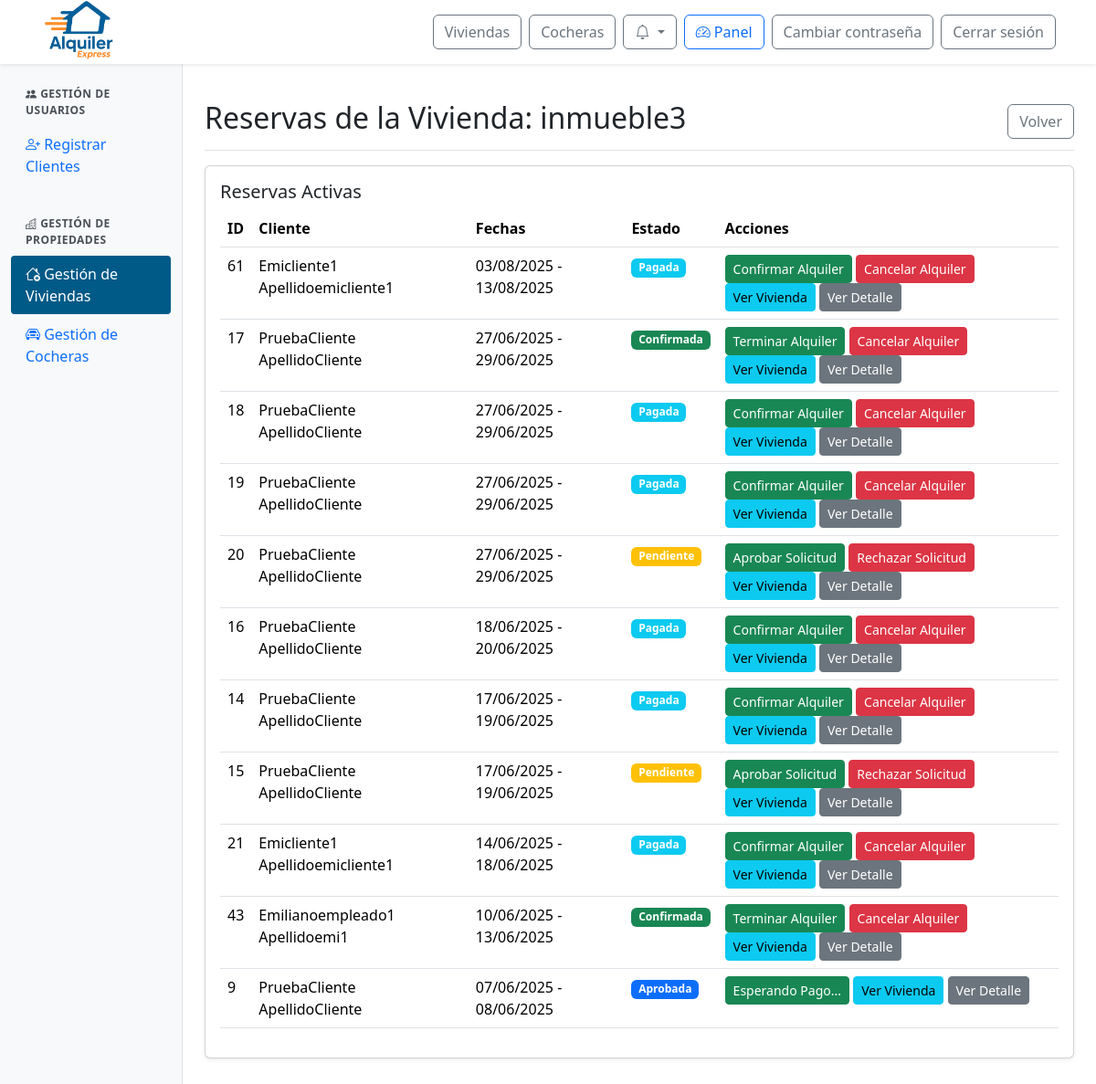
Before: /panel/inmuebles/reservas/3/ (signed in) with the older database file.
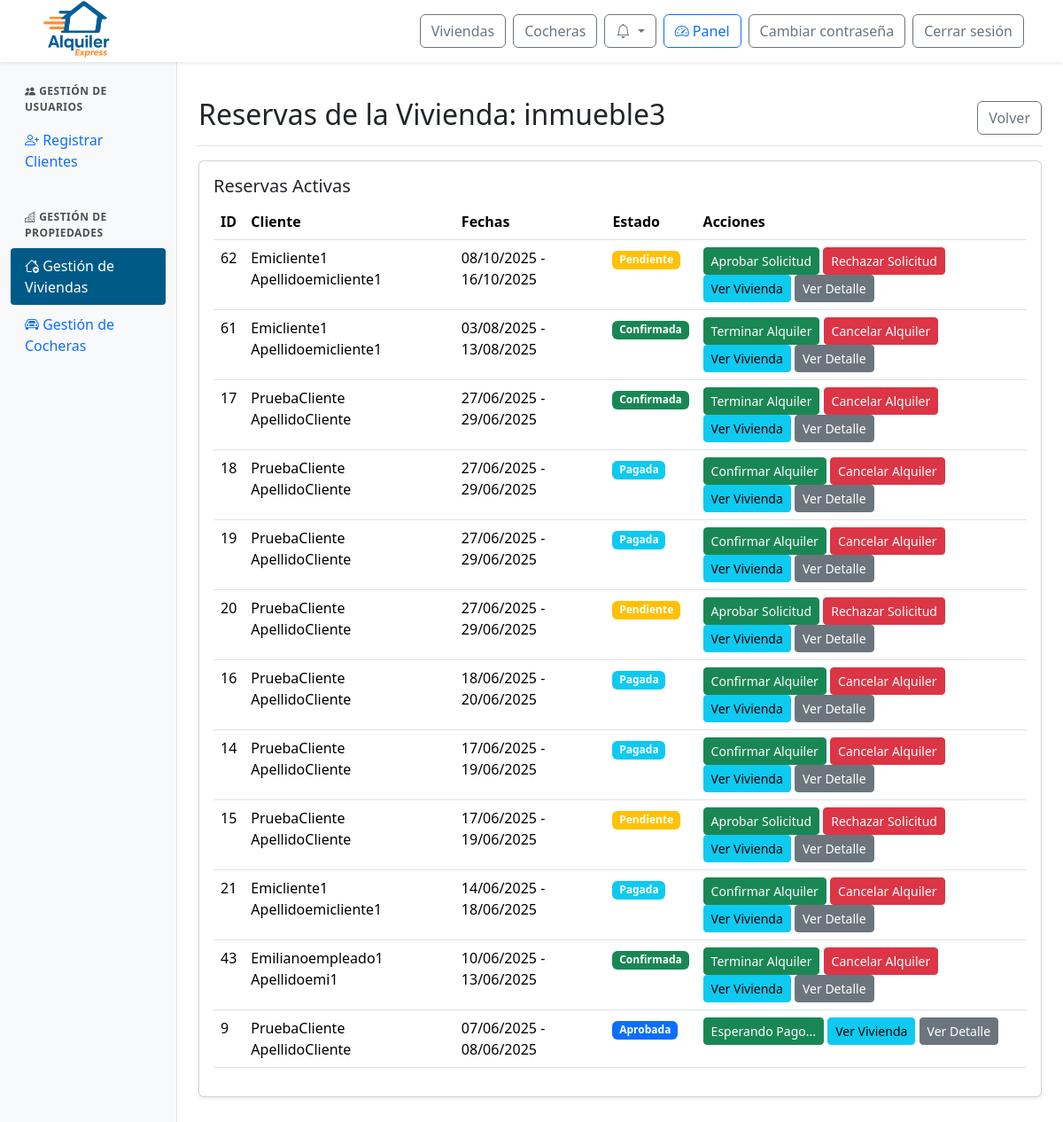
After: the same page with the newer database file.
### web/models.py (models this page shows, shortened)
class Inmueble(models.Model):
    id_inmueble = models.AutoField(primary_key=True)
    nombre = models.CharField(max_length=100, unique=True)
    ubicacion = models.TextField()
    provincia = models.ForeignKey(Provincia, on_delete=models.SET_NULL, null=True)
    ciudad = models.ForeignKey(Ciudad, on_delete=models.SET_NULL, null=True)
    descripcion = models.TextField()
    cantidad_banios = models.IntegerField()
    cantidad_ambientes = models.IntegerField()
    cantidad_camas = models.IntegerField()
    cantidad_huespedes = models.IntegerField()
    precio_por_dia = models.DecimalField(max_digits=10, decimal_places=2)
    politica_cancelacion = models.TextField()
    fecha_publicacion = models.DateField()
    cochera = models.ForeignKey(Cochera, null=True, blank=True, on_delete=models.SET_NULL)
    estado = models.ForeignKey(Estado, on_delete=models.SET_NULL, null=True)
    empleado = models.ForeignKey(Perfil, null=True, blank=True, on_delete=models.SET_NULL)
    minimo_dias_alquiler = models.PositiveIntegerField(default=1, verbose_name="Mínimo de días de alquiler")

class Reserva(models.Model):
    id_reserva = models.AutoField(primary_key=True)
    fecha_inicio = models.DateField()
    fecha_fin = models.DateField()
    precio_total = models.DecimalField(max_digits=10, decimal_places=2)
    estado = models.ForeignKey(Estado, on_delete=models.SET_NULL, null=True)  # Aquí está el estado FK
    inmueble = models.ForeignKey(Inmueble, null=True, blank=True, on_delete=models.SET_NULL)
    cochera = models.ForeignKey(Cochera, null=True, blank=True, on_delete=models.SET_NULL)
    descripcion = models.TextField()
    aprobada_en = models.DateTimeField(null=True, blank=True)

class ClienteInmueble(models.Model):
    id_cliente_inmueble = models.AutoField(primary_key=True)
    cliente = models.ForeignKey(Perfil, on_delete=models.CASCADE)  # FK a Perfil, no Usuario
    inmueble = models.ForeignKey(Inmueble, null=True, blank=True, on_delete=models.SET_NULL)
    cochera = models.ForeignKey(Cochera, null=True, blank=True, on_delete=models.SET_NULL)
    reserva = models.ForeignKey(Reserva, on_delete=models.CASCADE)

class Perfil(models.Model):
    id_perfil = models.AutoField(primary_key=True)
    usuario = models.OneToOneField(User, on_delete=models.CASCADE)
    dni = models.CharField(max_length=20)
    fecha_nacimiento = models.DateField(null=True, blank=True)

class Estado(models.Model):
    id_estado = models.AutoField(primary_key=True)
    nombre = models.CharField(max_length=100)

### web/views.py (the view)
# urls.py: path('panel/inmuebles/reservas/<int:id_inmueble>/', views.admin_inmuebles_reservas, name='admin_inmuebles_reservas'),
@login_required
@user_passes_test(is_admin_or_empleado)
def admin_inmuebles_reservas(request, id_inmueble):
    inmueble = get_object_or_404(Inmueble, id_inmueble=id_inmueble)
    reservas = Reserva.objects.filter(
        inmueble=inmueble,
        estado__nombre__in=["Pendiente", "Aprobada", "Pagada", "Confirmada"]
    ).order_by('-fecha_inicio')
    return render(request, 'admin/admin_inmuebles_reservas.html', {'inmueble': inmueble, 'reservas': reservas})

### web/context_processors.py (called while the page is built)
def notifications(request):
    if request.user.is_authenticated:
        try:
            return {
                'notificaciones': request.user.perfil.notificacion_set.order_by('-fecha_creacion')[:10],
                'notificaciones_no_leidas': request.user.perfil.notificacion_set.filter(leido=False).count()
            }
        except Exception:
            return {}
    return {}

def is_client_context(request):
    return {'is_client': is_client(request.user)}

### web/templatetags/user_groups.py (called while the page is built)
@register.filter(name='has_group')
def has_group(user, group_name):
    if not user.is_authenticated:
        return False
    return user.groups.filter(name=group_name).exists()

### web/views.py (called while the page is built)
def is_admin_or_empleado(user):
    return user.is_authenticated and (user.is_staff or user.groups.filter(name="empleado").exists())

def is_client(user):
    return user.is_authenticated and user.groups.filter(name="cliente").exists()

### web/templates/admin/admin_inmuebles_reservas.html (shortened to what this page needs)
{% extends 'admin/admin_base.html' %}
{% load static %}
{% block admin_content %}
<div class="d-flex justify-content-between flex-wrap flex-md-nowrap align-items-center pt-3 pb-2 mb-3 border-bottom">
  <h1 class="h2">Reservas de la Vivienda: {{ inmueble.nombre }}</h1>
  <a href="{% url 'admin_inmuebles' %}" class="btn btn-outline-secondary">Volver</a>
</div>
<div class="card shadow-sm mb-4">
  <div class="card-body">
    <h5 class="card-title">Reservas Activas</h5>
    <div class="table-responsive">
      <table class="table table-hover">
        <thead>
          <tr>
            <th>ID</th>
            <th>Cliente</th>
            <th>Fechas</th>
            <th>Estado</th>
            <th>Acciones</th>
          </tr>
        </thead>
        <tbody>
          {% for reserva in reservas %}
          <tr>
            <td>{{ reserva.id_reserva }}</td>
            <td>
              {% with relacion=reserva.clienteinmueble_set.first %}
                {% if relacion and relacion.cliente %}
                  {{ relacion.cliente.usuario.get_full_name|default:relacion.cliente.usuario.username }}
                {% else %}
                  Cliente no disponible
                {% endif %}
              {% endwith %}
            </td>
            <td>{{ reserva.fecha_inicio|date:"d/m/Y" }} - {{ reserva.fecha_fin|date:"d/m/Y" }}</td>
            <td>
              <span class="badge
                {% if reserva.estado.nombre == 'Confirmada' %}bg-success
                {% elif reserva.estado.nombre == 'Cancelada' %}bg-danger
                {% elif reserva.estado.nombre == 'Rechazada' %}bg-secondary
                {% elif reserva.estado.nombre == 'Pagada' %}bg-info
                {% elif reserva.estado.nombre == 'Aprobada' %}bg-primary
                {% elif reserva.estado.nombre == 'Pendiente' %}bg-warning
                {% elif reserva.estado.nombre == 'Finalizada' %}bg-dark
                {% else %}bg-warning{% endif %}">
                {{ reserva.estado.nombre }}
              </span>
            </td>
            <td>
              {% if reserva.estado.nombre == 'Pendiente' %}
                <button class="btn btn-sm btn-success" onclick="cambiarEstado('{{ reserva.id_reserva }}', 'Aprobada')">Aprobar Solicitud</button>
                <button class="btn btn-sm btn-danger" onclick="cambiarEstado('{{ reserva.id_reserva }}', 'Rechazada')">Rechazar Solicitud</button>
              {% elif reserva.estado.nombre == 'Aprobada' %}
                <button class="btn btn-sm btn-success">Esperando Pago...</button>
              {% elif reserva.estado.nombre == 'Pagada' %}
                <button class="btn btn-sm btn-success" onclick="cambiarEstado('{{ reserva.id_reserva }}', 'Confirmada')">Confirmar Alquiler</button>
                <button class="btn btn-sm btn-danger" onclick="cambiarEstado('{{ reserva.id_reserva }}', 'Cancelada')">Cancelar Alquiler</button>
              {% elif reserva.estado.nombre == 'Confirmada' %}
                <button class="btn btn-sm btn-success" onclick="cambiarEstado('{{ reserva.id_reserva }}', 'Finalizada')">Terminar Alquiler</button>
                <button class="btn btn-sm btn-danger" onclick="cambiarEstado('{{ reserva.id_reserva }}', 'Cancelada')">Cancelar Alquiler</button>
              {% endif %}
              <a href="{% url 'detalle_inmueble' inmueble.id_inmueble %}" class="btn btn-sm btn-info">Ver Vivienda</a>
              <a href="{% url 'ver_detalle_reserva' reserva.id_reserva %}" class="btn btn-sm btn-secondary">Ver Detalle</a>
            </td>
          </tr>
          {% empty %}
          <tr>
            <td colspan="5" class="text-center">No hay reservas activas</td>
          </tr>
          {% endfor %}
        </tbody>
      </table>
    </div>
  </div>
</div>
{% endblock %}

### web/templates/admin/admin_base.html (shortened to what this page needs)
{% extends 'base.html' %}
{% load static %}
{% load user_groups %}
{% block extra_css %}
<link href="https://cdn.jsdelivr.net/npm/bootstrap-icons/font/bootstrap-icons.css" rel="stylesheet">
<link rel="stylesheet" href="{% static 'css/admin.css' %}">
{% endblock %}
{% block content %}
<div class="container-fluid" style="margin-top: 70px;">
  <div class="row">
    <nav class="col-md-3 col-lg-2 d-md-block sidebar">
      <div class="position-sticky pt-3">
        {% if user.is_staff or user|has_group:"empleado" %}
        <div class="sidebar-section">
          <div class="sidebar-section-title">
            <i class="bi bi-people-fill"></i> Gestión de Usuarios
          </div>
          <ul class="nav flex-column">
            <li class="nav-item">
              <a class="nav-link {% if request.resolver_match.url_name == 'admin_alta_cliente' %}active{% endif %}"
                  href="{% url 'admin_alta_cliente' %}">
                <i class="bi bi-person-plus"></i> Registrar Clientes
              </a>
            </li>
          </ul>
        </div>
        {% endif %}
        {% if user.is_staff or user|has_group:"empleado" %}
        <div class="sidebar-section">
          <div class="sidebar-section-title">
            <i class="bi bi-buildings"></i> Gestión de Propiedades
          </div>
          <ul class="nav flex-column">
            <li class="nav-item">
              <a class="nav-link {% if request.resolver_match.url_name == 'admin_inmuebles' or request.resolver_match.url_name == 'admin_inmuebles_alta' or 'admin_inmuebles_' in request.resolver_match.url_name %}active{% endif %}"
                href="{% url 'admin_inmuebles' %}">
                <i class="bi bi-house-add"></i> Gestión de Viviendas
              </a>
            </li>
            <li class="nav-item">
              <a class="nav-link {% if request.resolver_match.url_name == 'admin_cocheras' or request.resolver_match.url_name == 'admin_cocheras_alta' or 'admin_cocheras_' in request.resolver_match.url_name %}active{% endif %}"
                href="{% url 'admin_cocheras' %}">
                <i class="bi bi-car-front"></i> Gestión de Cocheras
              </a>
            </li>
          </ul>
        </div>
        {% endif %}
      </div>
    </nav>
    <main id="contenido-principal" class="col-md-9 ms-sm-auto col-lg-10 px-md-4 py-4">
      {% block admin_content %}{% endblock %}
    </main>
  </div>
</div>
{% endblock %}

### web/templates/base.html (shortened to what this page needs)
{% load static %}
{% load user_groups %}
<!DOCTYPE html>
<html lang="es">
<head>
  <link href="https://cdn.jsdelivr.net/npm/bootstrap@5.3.3/dist/css/bootstrap.min.css" rel="stylesheet">
  <link href="https://cdn.jsdelivr.net/npm/bootstrap-icons@1.10.5/font/bootstrap-icons.css" rel="stylesheet">
  <link rel="stylesheet" href="https://cdn.jsdelivr.net/npm/sweetalert2@11/dist/sweetalert2.min.css">
  <link rel="stylesheet" href="{% static 'css/global.css' %}">
  <link rel="stylesheet" href="{% static 'css/notification.css' %}">
  {% block extra_css %}{% endblock %}
</head>
<body>
  <nav class="navbar navbar-expand-lg navbar-light bg-white fixed-top shadow-sm px-4">
    <div class="navbar__container container-fluid d-flex align-items-center justify-content-between">
      <div class="d-flex align-items-center me-3">
        <a href="{% url 'index' %}">
          <img src="{% static 'img/logo-alquiler-express-3.png' %}" alt="Logo Alquiler Express" class="navbar__icon">
        </a>
      </div>
      <div class="navbar__buttons d-flex align-items-center ms-3">
        <a href="{% url 'buscar_inmuebles' %}" class="btn btn-outline-secondary me-2">Viviendas</a>
        <a href="{% url 'buscar_cocheras' %}" class="btn btn-outline-secondary me-2">Cocheras</a>
        {% if user.is_authenticated %}
          <div class="dropdown me-2">
            <button class="btn btn-outline-secondary position-relative dropdown-toggle"
                    type="button"
                    id="notificacionesDropdown"
                    data-bs-toggle="dropdown"
                    aria-expanded="false">
              <i class="bi bi-bell"></i>
            </button>
          </div>
          {% if user.is_staff or user|has_group:"empleado" %}
            <a href="{% url 'admin_panel' %}" class="btn btn-outline-primary me-2">
              <i class="bi bi-speedometer2"></i> Panel
            </a>
          {% endif %}
          {% if not user.is_superuser %}
            <a href="{% url 'cambiar_contrasena' %}" class="btn btn-outline-secondary me-2">Cambiar contraseña</a>
          {% endif %}
          <form action="{% url 'logout' %}" method="post" class="d-inline">
            <button type="submit" class="btn btn-outline-secondary me-2">Cerrar sesión</button>
          </form>
        {% else %}
          <a href="{% url 'login' %}" class="btn btn-outline-secondary me-2">Iniciar sesión</a>
          <a href="{% url 'register' %}" class="btn btn-primary">Registrarse</a>
        {% endif %}
      </div>
    </div>
  </nav>
  {% block content %}{% endblock %}
</body>
</html>

### web/static/css/global.css (style rules this page uses)
:root { --color-azul-alquiler: #005A87; --color-naranja-alquiler: #F26A1B; --color-azul-hover: #004466; --color-naranja-hover: #d85b17; }
.navbar { height: 70px; }
.navbar__container { height: 70px; }
.navbar__icon { height: 72px; }

### web/static/css/admin.css (style rules this page uses)
:root { --color-azul-alquiler: #005A87; --color-naranja-alquiler: #F26A1B; --color-azul-hover: #004466; --color-naranja-hover: #d85b17; }
.sidebar-section { margin-bottom: 1.5rem; }
.sidebar-section-title { padding: 0.5rem 1rem; font-weight: 600; color: #495057; text-transform: uppercase; font-size: 0.75rem; letter-spacing: 0.5px; }
.nav-link { padding: 0.5rem 1rem; border-radius: 4px; margin-bottom: 2px; }
.nav-link.active { background-color: #005A87; color: white !important; }
.sidebar { background-color: #f8f9fa; border-right: 1px solid #dee2e6; }

Changed rows visible on the page:
added Reserva: id_reserva "62", clienteinmueble_set.first.cliente.usuario.get_full_name "Emicliente1 Apellidoemicliente1", fecha_inicio "08/10/2025", fecha_fin "16/10/2025", estado.nombre "Pendiente"
changed Reserva id 61: estado.nombre "Pagada" → "Confirmada"; estado_id "Confirmar Alquiler" → "Terminar Alquiler"
